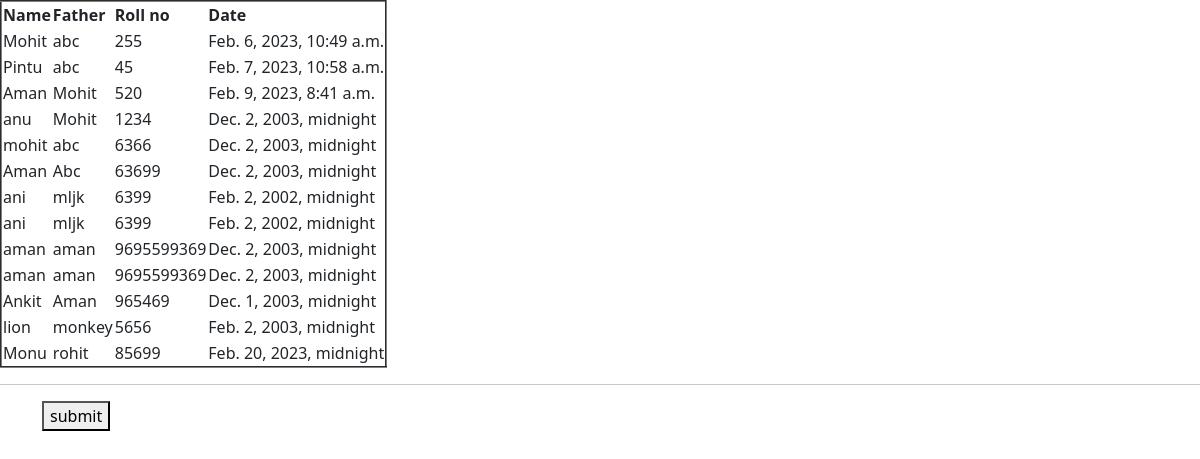
The app's page /mohit/ with its own data.
### myapp/models.py (models this page shows)
class Student(models.Model):
    name=models.CharField(max_length=100)
    roll_no=models.IntegerField()
    father_name=models.CharField(max_length=100)
    date=models.DateTimeField()
    image=models.ImageField(upload_to="media")

### myapp/views.py (the view)
# urls.py: path('mohit/',views.index),
def index(request):
    a = Student.objects.all()
    print(a)
    return render(request, 'index.html', {'a': a})

### templates/index.html (shortened to what this page needs)
<!DOCTYPE html>
<html lang="en">
  <head>
    <link href="https://cdn.jsdelivr.net/npm/bootstrap@5.3.0-alpha1/dist/css/bootstrap.min.css" rel="stylesheet" />
  </head>
  <body>
    <div>
        <table border="2">
          <tr>
            <th>Name</th>
            <th>Father</th>
            <th>Roll no</th>
            <th>Date</th>
          </tr>
        {% for i in a %}
          <tr>
            <td>{{i.name}}</td>
            <td>{{i.father_name}}</td>
            <td>{{i.roll_no}}</td>
            <td>{{i.date}}</td>
          </tr>
          {% endfor %}
        </table>
    </div>
    <hr />
    <div class="container">
      <form action="" method="post">
        <button>submit</button>
      </form>
    </div>
  </body>
</html>

### records on screen
Student: name "Mohit", father_name "abc", roll_no "255", date "Feb. 6, 2023, 10:49 a.m."
Student: name "Pintu", father_name "abc", roll_no "45", date "Feb. 7, 2023, 10:58 a.m."
Student: name "Aman", father_name "Mohit", roll_no "520", date "Feb. 9, 2023, 8:41 a.m."
Student: name "anu", father_name "Mohit", roll_no "1234", date "Dec. 2, 2003, midnight"
Student: name "mohit", father_name "abc", roll_no "6366", date "Dec. 2, 2003, midnight"
Student: name "Aman", father_name "Abc", roll_no "63699", date "Dec. 2, 2003, midnight"
Student: name "ani", father_name "mljk", roll_no "6399", date "Feb. 2, 2002, midnight"
Student: name "ani", father_name "mljk", roll_no "6399", date "Feb. 2, 2002, midnight"
Student: name "aman", father_name "aman", roll_no "9695599369", date "Dec. 2, 2003, midnight"
Student: name "aman", father_name "aman", roll_no "9695599369", date "Dec. 2, 2003, midnight"
Student: name "Ankit", father_name "Aman", roll_no "965469", date "Dec. 1, 2003, midnight"
Student: name "lion", father_name "monkey", roll_no "5656", date "Feb. 2, 2003, midnight"
Student: name "Monu", father_name "rohit", roll_no "85699", date "Feb. 20, 2023, midnight"
